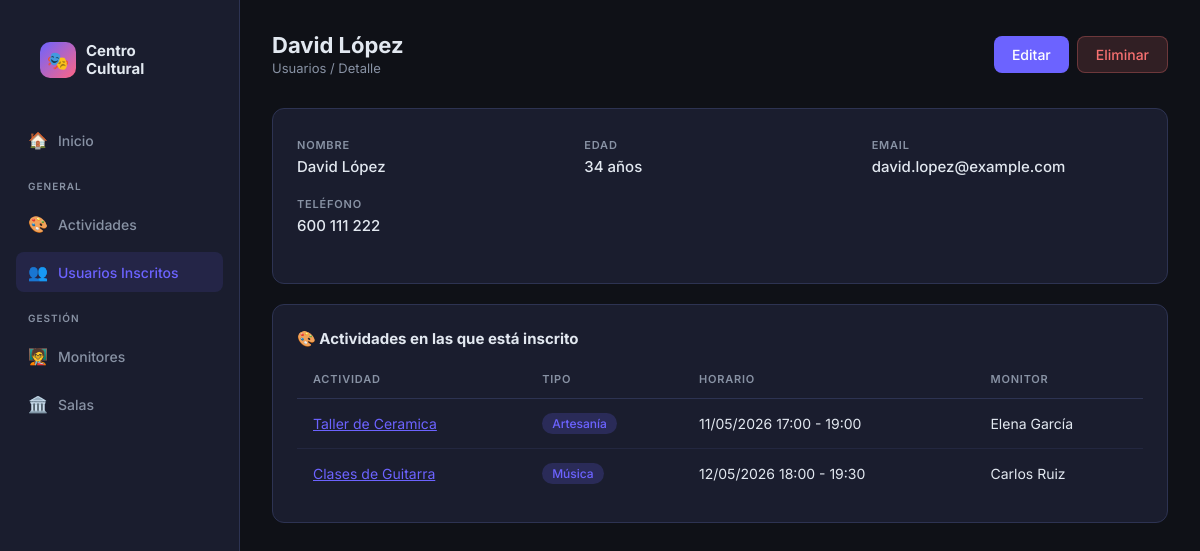
The app's page /usuarios/4/ with its own data.
### app_actividades/models.py (models this page shows, shortened)
class Usuario(models.Model):
    nombre = models.CharField(max_length=100)
    edad = models.IntegerField()
    email = models.EmailField()
    telefono = models.CharField(max_length=15)
    actividades = models.ManyToManyField(Actividad, related_name='usuarios_inscritos', blank=True)

class Actividad(models.Model):
    nombre = models.CharField(max_length=100)
    tipo = models.CharField(max_length=50)
    horario_inicio = models.DateTimeField(null=True, blank=True)
    horario_fin = models.DateTimeField(null=True, blank=True, editable=False)
    descripcion = models.TextField()
    duracion = models.IntegerField(help_text="Duración en minutos")
    plazas_disponibles = models.IntegerField()
    monitor = models.ForeignKey(Monitor, on_delete=models.SET_NULL, null=True, blank=True, related_name='actividades')
    sala_principal = models.ForeignKey(Sala, on_delete=models.SET_NULL, null=True, blank=True, related_name='actividades_principal')
    salas_secundarias = models.ManyToManyField(Sala, related_name='actividades_secundarias', blank=True)

class Monitor(models.Model):
    nombre = models.CharField(max_length=100)
    especializacion = models.CharField(max_length=100)

### app_actividades/views.py (the view)
# urls.py: path('usuarios/<int:id>/', views.detalle_usuario, name='detalle_usuario'),
def detalle_usuario(request, id):
    usuario = get_object_or_404(Usuario, pk=id)
    return render(request, 'app_actividades/usuarios/detalle_usuario.html', {'usuario': usuario})

### templates/app_actividades/usuarios/detalle_usuario.html (shortened to what this page needs)
{% extends "app_actividades/base.html" %}
{% block content %}
<div class="topbar">
    <div>
        <h1>{{ usuario.nombre }}</h1>
        <p class="breadcrumb"><a href="{% url 'lista_usuarios' %}" style="color:var(--text-muted);text-decoration:none">Usuarios</a> / Detalle</p>
    </div>
    <div class="actions">
        <a href="{% url 'editar_usuario' usuario.id %}" class="btn btn-primary">Editar</a>
        <a href="{% url 'eliminar_usuario' usuario.id %}" class="btn btn-danger">Eliminar</a>
    </div>
</div>
<div class="card" style="margin-bottom:20px">
    <div class="detail-grid">
        <div class="detail-item"><label>Nombre</label><p>{{ usuario.nombre }}</p></div>
        <div class="detail-item"><label>Edad</label><p>{{ usuario.edad }} años</p></div>
        <div class="detail-item"><label>Email</label><p>{{ usuario.email }}</p></div>
        <div class="detail-item"><label>Teléfono</label><p>{{ usuario.telefono }}</p></div>
    </div>
</div>
<div class="card">
    <h3 style="margin-bottom:12px; font-size:15px">🎨 Actividades en las que está inscrito</h3>
    {% if usuario.actividades.all %}
    <table>
        <thead><tr><th>Actividad</th><th>Tipo</th><th>Horario</th><th>Monitor</th></tr></thead>
        <tbody>
            {% for a in usuario.actividades.all %}
            <tr>
                <td><a href="{% url 'detalle_actividad' a.id %}" style="color:var(--accent)">{{ a.nombre }}</a></td>
                <td><span class="badge badge-purple">{{ a.tipo }}</span></td>
                <td>{{ a.horario_inicio|date:"d/m/Y H:i" }} - {{ a.horario_fin|date:"H:i" }}</td>
                <td>{{ a.monitor.nombre|default:"—" }}</td>
            </tr>
            {% endfor %}
        </tbody>
    </table>
    {% else %}
    <p style="color:var(--text-muted);font-size:14px">Este usuario no está inscrito en ninguna actividad.</p>
    {% endif %}
</div>
{% endblock %}

### templates/app_actividades/base.html (style rules this page uses)
*, *::before, *::after { box-sizing: border-box; margin: 0; padding: 0; }
:root { --bg: #0f1117; --surface: #1a1d2e; --surface2: #22263a; --accent: #6c63ff; --accent2: #ff6584; --text: #e2e8f0; --text-muted: #8892a4; --border: #2d3352; --success: #34d399; --danger: #f87171; --warning: #fbbf24; --radius: 12px; --radius-sm: 8px; }
body { font-family: 'Inter', sans-serif; background: var(--bg); color: var(--text); min-height: 100vh; display: flex; }
.topbar { display: flex; align-items: center; justify-content: space-between; margin-bottom: 32px; }
.topbar h1 { font-size: 22px; font-weight: 700; }
.topbar .breadcrumb { font-size: 13px; color: var(--text-muted); margin-top: 2px; }
.btn { display: inline-flex; align-items: center; gap: 8px; padding: 9px 18px; border-radius: var(--radius-sm); font-size: 14px; font-weight: 500; cursor: pointer; border: none; text-decoration: none; transition: all .2s; }
.btn-primary { background: var(--accent); color: #fff; }
.btn-danger { background: rgba(248,113,113,.15); color: var(--danger); border: 1px solid rgba(248,113,113,.3); }
.card { background: var(--surface); border: 1px solid var(--border); border-radius: var(--radius); padding: 24px; transition: border-color .2s; }
table { width: 100%; border-collapse: collapse; }
th { text-align: left; padding: 12px 16px; font-size: 11px; font-weight: 600; letter-spacing: .8px; text-transform: uppercase; color: var(--text-muted); border-bottom: 1px solid var(--border); }
td { padding: 14px 16px; font-size: 14px; border-bottom: 1px solid rgba(45,51,82,.5); }
tr:last-child td { border-bottom: none; }
.badge { display: inline-flex; align-items: center; padding: 3px 10px; border-radius: 20px; font-size: 12px; font-weight: 500; }
.badge-purple { background: rgba(108,99,255,.2); color: var(--accent); }
.detail-grid { display: grid; grid-template-columns: repeat(auto-fill, minmax(200px, 1fr)); gap: 16px; margin-bottom: 24px; }
.detail-item label { font-size: 11px; text-transform: uppercase; letter-spacing: .8px; color: var(--text-muted); font-weight: 600; }
.detail-item p { margin-top: 4px; font-size: 15px; font-weight: 500; }
.actions { display: flex; gap: 8px; }

### records on screen
Usuario: nombre "David López", edad "34", email "david.lopez@example.com", telefono "600 111 222"
Actividad: nombre "Taller de Ceramica", tipo "Artesanía", horario_inicio "11/05/2026 17:00", horario_fin "19:00", monitor.nombre "Elena García"
Actividad: nombre "Clases de Guitarra", tipo "Música", horario_inicio "12/05/2026 18:00", horario_fin "19:30", monitor.nombre "Carlos Ruiz"
